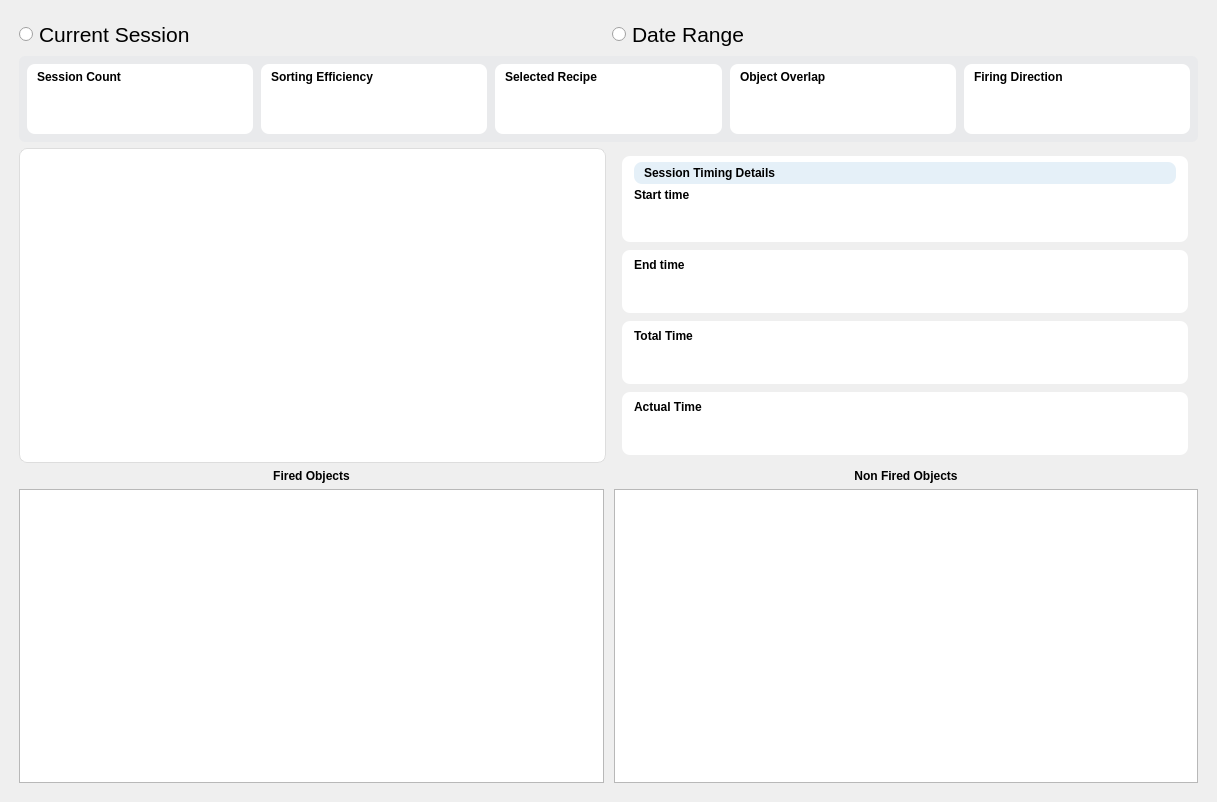
<?xml version="1.0" encoding="UTF-8"?>
<ui version="4.0">
 <class>MainWindow</class>
 <widget class="QMainWindow" name="MainWindow">
  <property name="geometry">
   <rect>
    <x>0</x>
    <y>0</y>
    <width>1217</width>
    <height>802</height>
   </rect>
  </property>
  <property name="windowTitle">
   <string>MainWindow</string>
  </property>
  <widget class="QWidget" name="centralwidget">
   <layout class="QVBoxLayout" name="mainVerticalLayout">
    <property name="spacing">
     <number>6</number>
    </property>
    <property name="leftMargin">
     <number>10</number>
    </property>
    <property name="topMargin">
     <number>10</number>
    </property>
    <property name="rightMargin">
     <number>10</number>
    </property>
    <property name="bottomMargin">
     <number>10</number>
    </property>
    <item>
     <widget class="QStackedWidget" name="stackedWidget">
      <widget class="QWidget" name="page_3">
       <layout class="QVBoxLayout" name="verticalLayout">
        <item>
         <widget class="QWidget" name="radioWidget" native="true">
          <layout class="QHBoxLayout" name="horizontalLayout_3">
           <property name="leftMargin">
            <number>0</number>
           </property>
           <property name="topMargin">
            <number>0</number>
           </property>
           <property name="rightMargin">
            <number>0</number>
           </property>
           <property name="bottomMargin">
            <number>0</number>
           </property>
           <item>
            <widget class="QRadioButton" name="rbCurrent">
             <property name="font">
              <font>
               <pointsize>16</pointsize>
              </font>
             </property>
             <property name="text">
              <string>Current Session</string>
             </property>
            </widget>
           </item>
           <item>
            <widget class="QRadioButton" name="rbDate">
             <property name="font">
              <font>
               <pointsize>16</pointsize>
              </font>
             </property>
             <property name="text">
              <string>Date Range</string>
             </property>
            </widget>
           </item>
          </layout>
         </widget>
        </item>
        <item>
         <widget class="QFrame" name="frame">
          <property name="sizePolicy">
           <sizepolicy hsizetype="Expanding" vsizetype="Fixed">
            <horstretch>0</horstretch>
            <verstretch>0</verstretch>
           </sizepolicy>
          </property>
          <property name="styleSheet">
           <string notr="true">QFrame#frame {
    background-color: #e9eaec;
    border-radius: 6px;
}</string>
          </property>
          <property name="frameShape">
           <enum>QFrame::Box</enum>
          </property>
          <property name="frameShadow">
           <enum>QFrame::Raised</enum>
          </property>
          <layout class="QHBoxLayout" name="horizontalLayout">
           <property name="spacing">
            <number>8</number>
           </property>
           <property name="leftMargin">
            <number>8</number>
           </property>
           <property name="topMargin">
            <number>8</number>
           </property>
           <property name="rightMargin">
            <number>8</number>
           </property>
           <property name="bottomMargin">
            <number>8</number>
           </property>
           <item>
            <widget class="QFrame" name="frame_6">
             <property name="sizePolicy">
              <sizepolicy hsizetype="Expanding" vsizetype="Expanding">
               <horstretch>1</horstretch>
               <verstretch>0</verstretch>
              </sizepolicy>
             </property>
             <property name="minimumSize">
              <size>
               <width>0</width>
               <height>70</height>
              </size>
             </property>
             <property name="styleSheet">
              <string notr="true">QFrame#frame_6 {
    background-color: white;
    border-radius: 8px;
    border: none;
}</string>
             </property>
             <property name="frameShape">
              <enum>QFrame::NoFrame</enum>
             </property>
             <layout class="QVBoxLayout" name="vl_sc">
              <property name="spacing">
               <number>4</number>
              </property>
              <property name="leftMargin">
               <number>10</number>
              </property>
              <property name="topMargin">
               <number>6</number>
              </property>
              <property name="rightMargin">
               <number>10</number>
              </property>
              <property name="bottomMargin">
               <number>6</number>
              </property>
              <item>
               <widget class="QLabel" name="labelSessionCount">
                <property name="font">
                 <font>
                  <weight>75</weight>
                  <bold>true</bold>
                 </font>
                </property>
                <property name="text">
                 <string>Session Count</string>
                </property>
               </widget>
              </item>
              <item>
               <layout class="QHBoxLayout" name="hl_sc">
                <item>
                 <widget class="QLabel" name="iconSessionCount">
                  <property name="sizePolicy">
                   <sizepolicy hsizetype="Fixed" vsizetype="Fixed">
                    <horstretch>0</horstretch>
                    <verstretch>0</verstretch>
                   </sizepolicy>
                  </property>
                  <property name="minimumSize">
                   <size>
                    <width>40</width>
                    <height>40</height>
                   </size>
                  </property>
                  <property name="maximumSize">
                   <size>
                    <width>40</width>
                    <height>40</height>
                   </size>
                  </property>
                  <property name="text">
                   <string/>
                  </property>
                  <property name="pixmap">
                   <pixmap>icons8-report-50(1).png</pixmap>
                  </property>
                  <property name="scaledContents">
                   <bool>true</bool>
                  </property>
                 </widget>
                </item>
                <item>
                 <widget class="QLabel" name="valSessionCount">
                  <property name="text">
                   <string/>
                  </property>
                 </widget>
                </item>
               </layout>
              </item>
             </layout>
            </widget>
           </item>
           <item>
            <widget class="QFrame" name="frame_2">
             <property name="sizePolicy">
              <sizepolicy hsizetype="Expanding" vsizetype="Expanding">
               <horstretch>1</horstretch>
               <verstretch>0</verstretch>
              </sizepolicy>
             </property>
             <property name="styleSheet">
              <string notr="true">QFrame#frame_2 {
    background-color: white;
    border-radius: 8px;
    border: none;
}</string>
             </property>
             <property name="frameShape">
              <enum>QFrame::NoFrame</enum>
             </property>
             <layout class="QVBoxLayout" name="vl_se">
              <property name="spacing">
               <number>4</number>
              </property>
              <property name="leftMargin">
               <number>10</number>
              </property>
              <property name="topMargin">
               <number>6</number>
              </property>
              <property name="rightMargin">
               <number>10</number>
              </property>
              <property name="bottomMargin">
               <number>6</number>
              </property>
              <item>
               <widget class="QLabel" name="labelSessionEff">
                <property name="font">
                 <font>
                  <weight>75</weight>
                  <bold>true</bold>
                 </font>
                </property>
                <property name="text">
                 <string>Sorting Efficiency</string>
                </property>
               </widget>
              </item>
              <item>
               <layout class="QHBoxLayout" name="hl_se">
                <item>
                 <widget class="QLabel" name="iconSortingEff">
                  <property name="sizePolicy">
                   <sizepolicy hsizetype="Fixed" vsizetype="Fixed">
                    <horstretch>0</horstretch>
                    <verstretch>0</verstretch>
                   </sizepolicy>
                  </property>
                  <property name="minimumSize">
                   <size>
                    <width>40</width>
                    <height>40</height>
                   </size>
                  </property>
                  <property name="maximumSize">
                   <size>
                    <width>40</width>
                    <height>40</height>
                   </size>
                  </property>
                  <property name="text">
                   <string/>
                  </property>
                  <property name="pixmap">
                   <pixmap>icons8-graph-24(1).png</pixmap>
                  </property>
                  <property name="scaledContents">
                   <bool>true</bool>
                  </property>
                 </widget>
                </item>
                <item>
                 <widget class="QLabel" name="valSortingEff">
                  <property name="text">
                   <string/>
                  </property>
                 </widget>
                </item>
               </layout>
              </item>
             </layout>
            </widget>
           </item>
           <item>
            <widget class="QFrame" name="frame_3">
             <property name="sizePolicy">
              <sizepolicy hsizetype="Expanding" vsizetype="Expanding">
               <horstretch>1</horstretch>
               <verstretch>0</verstretch>
              </sizepolicy>
             </property>
             <property name="styleSheet">
              <string notr="true">QFrame#frame_3 {
    background-color: white;
    border-radius: 8px;
    border: none;
}</string>
             </property>
             <property name="frameShape">
              <enum>QFrame::NoFrame</enum>
             </property>
             <layout class="QVBoxLayout" name="vl_sr">
              <property name="spacing">
               <number>4</number>
              </property>
              <property name="leftMargin">
               <number>10</number>
              </property>
              <property name="topMargin">
               <number>6</number>
              </property>
              <property name="rightMargin">
               <number>10</number>
              </property>
              <property name="bottomMargin">
               <number>6</number>
              </property>
              <item>
               <widget class="QLabel" name="lableSelectedRecepie">
                <property name="font">
                 <font>
                  <weight>75</weight>
                  <bold>true</bold>
                 </font>
                </property>
                <property name="text">
                 <string>Selected Recipe</string>
                </property>
               </widget>
              </item>
              <item>
               <layout class="QHBoxLayout" name="hl_sr">
                <item>
                 <widget class="QLabel" name="iconSelectedRecepie">
                  <property name="sizePolicy">
                   <sizepolicy hsizetype="Fixed" vsizetype="Fixed">
                    <horstretch>0</horstretch>
                    <verstretch>0</verstretch>
                   </sizepolicy>
                  </property>
                  <property name="minimumSize">
                   <size>
                    <width>40</width>
                    <height>40</height>
                   </size>
                  </property>
                  <property name="maximumSize">
                   <size>
                    <width>40</width>
                    <height>40</height>
                   </size>
                  </property>
                  <property name="text">
                   <string/>
                  </property>
                  <property name="pixmap">
                   <pixmap>icons8-tick-50(1).png</pixmap>
                  </property>
                  <property name="scaledContents">
                   <bool>true</bool>
                  </property>
                 </widget>
                </item>
                <item>
                 <widget class="QLabel" name="valSelectedRecepie">
                  <property name="text">
                   <string/>
                  </property>
                 </widget>
                </item>
               </layout>
              </item>
             </layout>
            </widget>
           </item>
           <item>
            <widget class="QFrame" name="frame_4">
             <property name="sizePolicy">
              <sizepolicy hsizetype="Expanding" vsizetype="Expanding">
               <horstretch>1</horstretch>
               <verstretch>0</verstretch>
              </sizepolicy>
             </property>
             <property name="styleSheet">
              <string notr="true">QFrame#frame_4 {
    background-color: white;
    border-radius: 8px;
    border: none;
}</string>
             </property>
             <property name="frameShape">
              <enum>QFrame::NoFrame</enum>
             </property>
             <layout class="QVBoxLayout" name="vl_oo">
              <property name="spacing">
               <number>4</number>
              </property>
              <property name="leftMargin">
               <number>10</number>
              </property>
              <property name="topMargin">
               <number>6</number>
              </property>
              <property name="rightMargin">
               <number>10</number>
              </property>
              <property name="bottomMargin">
               <number>6</number>
              </property>
              <item>
               <widget class="QLabel" name="lableObjectOverlap">
                <property name="font">
                 <font>
                  <weight>75</weight>
                  <bold>true</bold>
                 </font>
                </property>
                <property name="text">
                 <string>Object Overlap</string>
                </property>
               </widget>
              </item>
              <item>
               <layout class="QHBoxLayout" name="hl_oo">
                <item>
                 <widget class="QLabel" name="iconObjectOveLap">
                  <property name="sizePolicy">
                   <sizepolicy hsizetype="Fixed" vsizetype="Fixed">
                    <horstretch>0</horstretch>
                    <verstretch>0</verstretch>
                   </sizepolicy>
                  </property>
                  <property name="minimumSize">
                   <size>
                    <width>40</width>
                    <height>40</height>
                   </size>
                  </property>
                  <property name="maximumSize">
                   <size>
                    <width>40</width>
                    <height>40</height>
                   </size>
                  </property>
                  <property name="text">
                   <string/>
                  </property>
                  <property name="pixmap">
                   <pixmap>overlap(2).png</pixmap>
                  </property>
                  <property name="scaledContents">
                   <bool>true</bool>
                  </property>
                 </widget>
                </item>
                <item>
                 <widget class="QLabel" name="label">
                  <property name="text">
                   <string/>
                  </property>
                 </widget>
                </item>
               </layout>
              </item>
             </layout>
            </widget>
           </item>
           <item>
            <widget class="QFrame" name="frame_5">
             <property name="sizePolicy">
              <sizepolicy hsizetype="Expanding" vsizetype="Expanding">
               <horstretch>1</horstretch>
               <verstretch>0</verstretch>
              </sizepolicy>
             </property>
             <property name="styleSheet">
              <string notr="true">QFrame#frame_5 {
    background-color: white;
    border-radius: 8px;
    border: none;
}</string>
             </property>
             <property name="frameShape">
              <enum>QFrame::NoFrame</enum>
             </property>
             <layout class="QVBoxLayout" name="vl_fd">
              <property name="spacing">
               <number>4</number>
              </property>
              <property name="leftMargin">
               <number>10</number>
              </property>
              <property name="topMargin">
               <number>6</number>
              </property>
              <property name="rightMargin">
               <number>10</number>
              </property>
              <property name="bottomMargin">
               <number>6</number>
              </property>
              <item>
               <widget class="QLabel" name="lableSessionCount_6">
                <property name="font">
                 <font>
                  <weight>75</weight>
                  <bold>true</bold>
                 </font>
                </property>
                <property name="text">
                 <string>Firing Direction</string>
                </property>
               </widget>
              </item>
              <item>
               <layout class="QHBoxLayout" name="hl_fd">
                <item>
                 <widget class="QLabel" name="labelSessionValue_11">
                  <property name="sizePolicy">
                   <sizepolicy hsizetype="Fixed" vsizetype="Fixed">
                    <horstretch>0</horstretch>
                    <verstretch>0</verstretch>
                   </sizepolicy>
                  </property>
                  <property name="minimumSize">
                   <size>
                    <width>40</width>
                    <height>40</height>
                   </size>
                  </property>
                  <property name="maximumSize">
                   <size>
                    <width>40</width>
                    <height>40</height>
                   </size>
                  </property>
                  <property name="text">
                   <string/>
                  </property>
                  <property name="pixmap">
                   <pixmap>overlap(2).png</pixmap>
                  </property>
                  <property name="scaledContents">
                   <bool>true</bool>
                  </property>
                 </widget>
                </item>
                <item>
                 <widget class="QLabel" name="valFiringDirection">
                  <property name="text">
                   <string/>
                  </property>
                 </widget>
                </item>
               </layout>
              </item>
             </layout>
            </widget>
           </item>
          </layout>
         </widget>
        </item>
        <item>
         <layout class="QHBoxLayout" name="horizontalLayout_2">
          <item>
           <widget class="QFrame" name="frame_7">
            <property name="sizePolicy">
             <sizepolicy hsizetype="Expanding" vsizetype="Expanding">
              <horstretch>1</horstretch>
              <verstretch>0</verstretch>
             </sizepolicy>
            </property>
            <property name="styleSheet">
             <string notr="true">QFrame#frame_7 {
    background-color: white;
    border-radius: 8px;
    border: 1px solid #ddd;
}</string>
            </property>
            <property name="frameShape">
             <enum>QFrame::NoFrame</enum>
            </property>
           </widget>
          </item>
          <item>
           <widget class="QFrame" name="frame_8">
            <property name="sizePolicy">
             <sizepolicy hsizetype="Expanding" vsizetype="Expanding">
              <horstretch>1</horstretch>
              <verstretch>0</verstretch>
             </sizepolicy>
            </property>
            <property name="frameShape">
             <enum>QFrame::NoFrame</enum>
            </property>
            <layout class="QVBoxLayout" name="timingVLayout">
             <property name="spacing">
              <number>8</number>
             </property>
             <property name="leftMargin">
              <number>10</number>
             </property>
             <property name="topMargin">
              <number>8</number>
             </property>
             <property name="rightMargin">
              <number>10</number>
             </property>
             <property name="bottomMargin">
              <number>8</number>
             </property>
             <item>
              <widget class="QFrame" name="frame_11">
               <property name="sizePolicy">
                <sizepolicy hsizetype="Expanding" vsizetype="Expanding">
                 <horstretch>0</horstretch>
                 <verstretch>1</verstretch>
                </sizepolicy>
               </property>
               <property name="styleSheet">
                <string notr="true">QFrame#frame_11 {
    background-color: white;
    border-radius: 8px;
    border: none;
}</string>
               </property>
               <property name="frameShape">
                <enum>QFrame::NoFrame</enum>
               </property>
               <layout class="QVBoxLayout" name="vl_start">
                <property name="spacing">
                 <number>4</number>
                </property>
                <property name="leftMargin">
                 <number>12</number>
                </property>
                <property name="topMargin">
                 <number>6</number>
                </property>
                <property name="rightMargin">
                 <number>12</number>
                </property>
                <property name="bottomMargin">
                 <number>6</number>
                </property>
                <item>
                 <widget class="QFrame" name="frame_9">
                  <property name="styleSheet">
                   <string notr="true">QFrame#frame_9 {
    background-color: #e5f0f8;
    border-radius: 8px;
}</string>
                  </property>
                  <property name="frameShape">
                   <enum>QFrame::NoFrame</enum>
                  </property>
                  <layout class="QHBoxLayout" name="hl_timing_header">
                   <property name="leftMargin">
                    <number>10</number>
                   </property>
                   <property name="topMargin">
                    <number>4</number>
                   </property>
                   <property name="rightMargin">
                    <number>10</number>
                   </property>
                   <property name="bottomMargin">
                    <number>4</number>
                   </property>
                   <item>
                    <widget class="QLabel" name="labelSessionTiming">
                     <property name="font">
                      <font>
                       <weight>75</weight>
                       <bold>true</bold>
                      </font>
                     </property>
                     <property name="styleSheet">
                      <string notr="true">QLabel { background-color: transparent; }</string>
                     </property>
                     <property name="text">
                      <string>Session Timing Details</string>
                     </property>
                    </widget>
                   </item>
                  </layout>
                 </widget>
                </item>
                <item>
                 <widget class="QLabel" name="labelStart">
                  <property name="font">
                   <font>
                    <weight>75</weight>
                    <bold>true</bold>
                   </font>
                  </property>
                  <property name="text">
                   <string>Start time</string>
                  </property>
                 </widget>
                </item>
                <item>
                 <layout class="QHBoxLayout" name="hl_start">
                  <item>
                   <widget class="QLabel" name="iconStart">
                    <property name="sizePolicy">
                     <sizepolicy hsizetype="Fixed" vsizetype="Fixed">
                      <horstretch>0</horstretch>
                      <verstretch>0</verstretch>
                     </sizepolicy>
                    </property>
                    <property name="minimumSize">
                     <size>
                      <width>30</width>
                      <height>30</height>
                     </size>
                    </property>
                    <property name="maximumSize">
                     <size>
                      <width>30</width>
                      <height>30</height>
                     </size>
                    </property>
                    <property name="text">
                     <string/>
                    </property>
                    <property name="pixmap">
                     <pixmap>icons8-time-30.png</pixmap>
                    </property>
                    <property name="scaledContents">
                     <bool>true</bool>
                    </property>
                   </widget>
                  </item>
                  <item>
                   <widget class="QLabel" name="valStart">
                    <property name="text">
                     <string/>
                    </property>
                   </widget>
                  </item>
                 </layout>
                </item>
               </layout>
              </widget>
             </item>
             <item>
              <widget class="QFrame" name="frame_10">
               <property name="sizePolicy">
                <sizepolicy hsizetype="Expanding" vsizetype="Expanding">
                 <horstretch>0</horstretch>
                 <verstretch>1</verstretch>
                </sizepolicy>
               </property>
               <property name="styleSheet">
                <string notr="true">QFrame#frame_10 {
    background-color: white;
    border-radius: 8px;
    border: none;
}</string>
               </property>
               <property name="frameShape">
                <enum>QFrame::NoFrame</enum>
               </property>
               <layout class="QVBoxLayout" name="vl_end">
                <property name="spacing">
                 <number>4</number>
                </property>
                <property name="leftMargin">
                 <number>12</number>
                </property>
                <property name="topMargin">
                 <number>6</number>
                </property>
                <property name="rightMargin">
                 <number>12</number>
                </property>
                <property name="bottomMargin">
                 <number>6</number>
                </property>
                <item>
                 <widget class="QLabel" name="labelEnd">
                  <property name="font">
                   <font>
                    <weight>75</weight>
                    <bold>true</bold>
                   </font>
                  </property>
                  <property name="text">
                   <string>End time</string>
                  </property>
                 </widget>
                </item>
                <item>
                 <layout class="QHBoxLayout" name="hl_end">
                  <item>
                   <widget class="QLabel" name="iconEnd">
                    <property name="sizePolicy">
                     <sizepolicy hsizetype="Fixed" vsizetype="Fixed">
                      <horstretch>0</horstretch>
                      <verstretch>0</verstretch>
                     </sizepolicy>
                    </property>
                    <property name="minimumSize">
                     <size>
                      <width>30</width>
                      <height>30</height>
                     </size>
                    </property>
                    <property name="maximumSize">
                     <size>
                      <width>30</width>
                      <height>30</height>
                     </size>
                    </property>
                    <property name="text">
                     <string/>
                    </property>
                    <property name="pixmap">
                     <pixmap>icons8-time-30.png</pixmap>
                    </property>
                    <property name="scaledContents">
                     <bool>true</bool>
                    </property>
                   </widget>
                  </item>
                  <item>
                   <widget class="QLabel" name="valEnd">
                    <property name="text">
                     <string/>
                    </property>
                   </widget>
                  </item>
                 </layout>
                </item>
               </layout>
              </widget>
             </item>
             <item>
              <widget class="QFrame" name="frame_12">
               <property name="sizePolicy">
                <sizepolicy hsizetype="Expanding" vsizetype="Expanding">
                 <horstretch>0</horstretch>
                 <verstretch>1</verstretch>
                </sizepolicy>
               </property>
               <property name="styleSheet">
                <string notr="true">QFrame#frame_12 {
    background-color: white;
    border-radius: 8px;
    border: none;
}</string>
               </property>
               <property name="frameShape">
                <enum>QFrame::NoFrame</enum>
               </property>
               <layout class="QVBoxLayout" name="vl_total">
                <property name="spacing">
                 <number>4</number>
                </property>
                <property name="leftMargin">
                 <number>12</number>
                </property>
                <property name="topMargin">
                 <number>6</number>
                </property>
                <property name="rightMargin">
                 <number>12</number>
                </property>
                <property name="bottomMargin">
                 <number>6</number>
                </property>
                <item>
                 <widget class="QLabel" name="labelTotalTime">
                  <property name="font">
                   <font>
                    <weight>75</weight>
                    <bold>true</bold>
                   </font>
                  </property>
                  <property name="text">
                   <string>Total Time</string>
                  </property>
                 </widget>
                </item>
                <item>
                 <layout class="QHBoxLayout" name="hl_total">
                  <item>
                   <widget class="QLabel" name="iconTotalTime">
                    <property name="sizePolicy">
                     <sizepolicy hsizetype="Fixed" vsizetype="Fixed">
                      <horstretch>0</horstretch>
                      <verstretch>0</verstretch>
                     </sizepolicy>
                    </property>
                    <property name="minimumSize">
                     <size>
                      <width>30</width>
                      <height>30</height>
                     </size>
                    </property>
                    <property name="maximumSize">
                     <size>
                      <width>30</width>
                      <height>30</height>
                     </size>
                    </property>
                    <property name="text">
                     <string/>
                    </property>
                    <property name="pixmap">
                     <pixmap>icons8-hourglass-30.png</pixmap>
                    </property>
                    <property name="scaledContents">
                     <bool>true</bool>
                    </property>
                   </widget>
                  </item>
                  <item>
                   <widget class="QLabel" name="valTotalTIme">
                    <property name="text">
                     <string/>
                    </property>
                   </widget>
                  </item>
                 </layout>
                </item>
               </layout>
              </widget>
             </item>
             <item>
              <widget class="QFrame" name="frame_13">
               <property name="sizePolicy">
                <sizepolicy hsizetype="Expanding" vsizetype="Expanding">
                 <horstretch>0</horstretch>
                 <verstretch>1</verstretch>
                </sizepolicy>
               </property>
               <property name="styleSheet">
                <string notr="true">QFrame#frame_13 {
    background-color: white;
    border-radius: 8px;
    border: none;
}</string>
               </property>
               <property name="frameShape">
                <enum>QFrame::NoFrame</enum>
               </property>
               <layout class="QVBoxLayout" name="vl_actual">
                <property name="spacing">
                 <number>4</number>
                </property>
                <property name="leftMargin">
                 <number>12</number>
                </property>
                <property name="topMargin">
                 <number>6</number>
                </property>
                <property name="rightMargin">
                 <number>12</number>
                </property>
                <property name="bottomMargin">
                 <number>6</number>
                </property>
                <item>
                 <widget class="QLabel" name="labelActualTime">
                  <property name="font">
                   <font>
                    <weight>75</weight>
                    <bold>true</bold>
                   </font>
                  </property>
                  <property name="text">
                   <string>Actual Time</string>
                  </property>
                 </widget>
                </item>
                <item>
                 <layout class="QHBoxLayout" name="hl_actual">
                  <item>
                   <widget class="QLabel" name="iconActualTime">
                    <property name="sizePolicy">
                     <sizepolicy hsizetype="Fixed" vsizetype="Fixed">
                      <horstretch>0</horstretch>
                      <verstretch>0</verstretch>
                     </sizepolicy>
                    </property>
                    <property name="minimumSize">
                     <size>
                      <width>30</width>
                      <height>30</height>
                     </size>
                    </property>
                    <property name="maximumSize">
                     <size>
                      <width>30</width>
                      <height>30</height>
                     </size>
                    </property>
                    <property name="text">
                     <string/>
                    </property>
                    <property name="pixmap">
                     <pixmap>icons8-stopwatch-30.png</pixmap>
                    </property>
                    <property name="scaledContents">
                     <bool>true</bool>
                    </property>
                   </widget>
                  </item>
                  <item>
                   <widget class="QLabel" name="valActualTime">
                    <property name="text">
                     <string/>
                    </property>
                   </widget>
                  </item>
                 </layout>
                </item>
               </layout>
              </widget>
             </item>
            </layout>
           </widget>
          </item>
         </layout>
        </item>
        <item>
         <layout class="QHBoxLayout" name="tablesLayout">
          <property name="spacing">
           <number>10</number>
          </property>
          <item>
           <widget class="QFrame" name="frame_15">
            <property name="sizePolicy">
             <sizepolicy hsizetype="Expanding" vsizetype="Expanding">
              <horstretch>1</horstretch>
              <verstretch>0</verstretch>
             </sizepolicy>
            </property>
            <property name="frameShape">
             <enum>QFrame::NoFrame</enum>
            </property>
            <layout class="QVBoxLayout" name="vl_fired">
             <property name="spacing">
              <number>6</number>
             </property>
             <property name="leftMargin">
              <number>0</number>
             </property>
             <property name="topMargin">
              <number>0</number>
             </property>
             <property name="rightMargin">
              <number>0</number>
             </property>
             <property name="bottomMargin">
              <number>0</number>
             </property>
             <item>
              <widget class="QLabel" name="label_2">
               <property name="sizePolicy">
                <sizepolicy hsizetype="Expanding" vsizetype="Fixed">
                 <horstretch>0</horstretch>
                 <verstretch>0</verstretch>
                </sizepolicy>
               </property>
               <property name="font">
                <font>
                 <weight>75</weight>
                 <bold>true</bold>
                </font>
               </property>
               <property name="text">
                <string>Fired Objects</string>
               </property>
               <property name="alignment">
                <set>Qt::AlignCenter</set>
               </property>
              </widget>
             </item>
             <item>
              <widget class="QTableView" name="tableView"/>
             </item>
            </layout>
           </widget>
          </item>
          <item>
           <widget class="QFrame" name="frame_16">
            <property name="sizePolicy">
             <sizepolicy hsizetype="Expanding" vsizetype="Expanding">
              <horstretch>1</horstretch>
              <verstretch>0</verstretch>
             </sizepolicy>
            </property>
            <property name="frameShape">
             <enum>QFrame::NoFrame</enum>
            </property>
            <layout class="QVBoxLayout" name="vl_nonfired">
             <property name="spacing">
              <number>6</number>
             </property>
             <property name="leftMargin">
              <number>0</number>
             </property>
             <property name="topMargin">
              <number>0</number>
             </property>
             <property name="rightMargin">
              <number>0</number>
             </property>
             <property name="bottomMargin">
              <number>0</number>
             </property>
             <item>
              <widget class="QLabel" name="label_3">
               <property name="sizePolicy">
                <sizepolicy hsizetype="Expanding" vsizetype="Fixed">
                 <horstretch>0</horstretch>
                 <verstretch>0</verstretch>
                </sizepolicy>
               </property>
               <property name="font">
                <font>
                 <weight>75</weight>
                 <bold>true</bold>
                </font>
               </property>
               <property name="text">
                <string>Non Fired Objects</string>
               </property>
               <property name="alignment">
                <set>Qt::AlignCenter</set>
               </property>
              </widget>
             </item>
             <item>
              <widget class="QTableView" name="tableView_2"/>
             </item>
            </layout>
           </widget>
          </item>
         </layout>
        </item>
       </layout>
      </widget>
      <widget class="QWidget" name="page_4">
       <layout class="QGridLayout" name="gridLayout">
        <item row="0" column="0">
         <layout class="QHBoxLayout" name="horizontalLayout_4">
          <item>
           <widget class="QRadioButton" name="rbCurrent_2">
            <property name="sizePolicy">
             <sizepolicy hsizetype="Expanding" vsizetype="Fixed">
              <horstretch>0</horstretch>
              <verstretch>0</verstretch>
             </sizepolicy>
            </property>
            <property name="text">
             <string>Current Session</string>
            </property>
           </widget>
          </item>
          <item>
           <widget class="QRadioButton" name="rbDateRange">
            <property name="sizePolicy">
             <sizepolicy hsizetype="Expanding" vsizetype="Fixed">
              <horstretch>0</horstretch>
              <verstretch>0</verstretch>
             </sizepolicy>
            </property>
            <property name="text">
             <string>Date Range</string>
            </property>
           </widget>
          </item>
         </layout>
        </item>
        <item row="1" column="0">
         <layout class="QHBoxLayout" name="horizontalLayout_5">
          <item>
           <widget class="QComboBox" name="comboBox">
            <property name="sizePolicy">
             <sizepolicy hsizetype="Expanding" vsizetype="Fixed">
              <horstretch>0</horstretch>
              <verstretch>0</verstretch>
             </sizepolicy>
            </property>
            <property name="maxVisibleItems">
             <number>10</number>
            </property>
            <item>
             <property name="text">
              <string>Session wise</string>
             </property>
            </item>
            <item>
             <property name="text">
              <string>Date wise</string>
             </property>
            </item>
           </widget>
          </item>
          <item>
           <widget class="QLineEdit" name="dateRangeEdit">
            <property name="readOnly">
             <bool>true</bool>
            </property>
           </widget>
          </item>
          <item>
           <widget class="QToolButton" name="calendarButton">
            <property name="sizePolicy">
             <sizepolicy hsizetype="Preferred" vsizetype="Fixed">
              <horstretch>0</horstretch>
              <verstretch>0</verstretch>
             </sizepolicy>
            </property>
            <property name="text">
             <string>📅</string>
            </property>
           </widget>
          </item>
         </layout>
        </item>
        <item row="2" column="0">
         <widget class="QPushButton" name="pushButton">
          <property name="sizePolicy">
           <sizepolicy hsizetype="Expanding" vsizetype="Fixed">
            <horstretch>0</horstretch>
            <verstretch>0</verstretch>
           </sizepolicy>
          </property>
          <property name="text">
           <string>Search</string>
          </property>
         </widget>
        </item>
        <item row="3" column="0">
         <widget class="QTableView" name="tableView_3">
          <property name="sizePolicy">
           <sizepolicy hsizetype="Expanding" vsizetype="Expanding">
            <horstretch>0</horstretch>
            <verstretch>0</verstretch>
           </sizepolicy>
          </property>
         </widget>
        </item>
       </layout>
      </widget>
     </widget>
    </item>
   </layout>
  </widget>
 </widget>
 <resources/>
 <connections/>
</ui>
